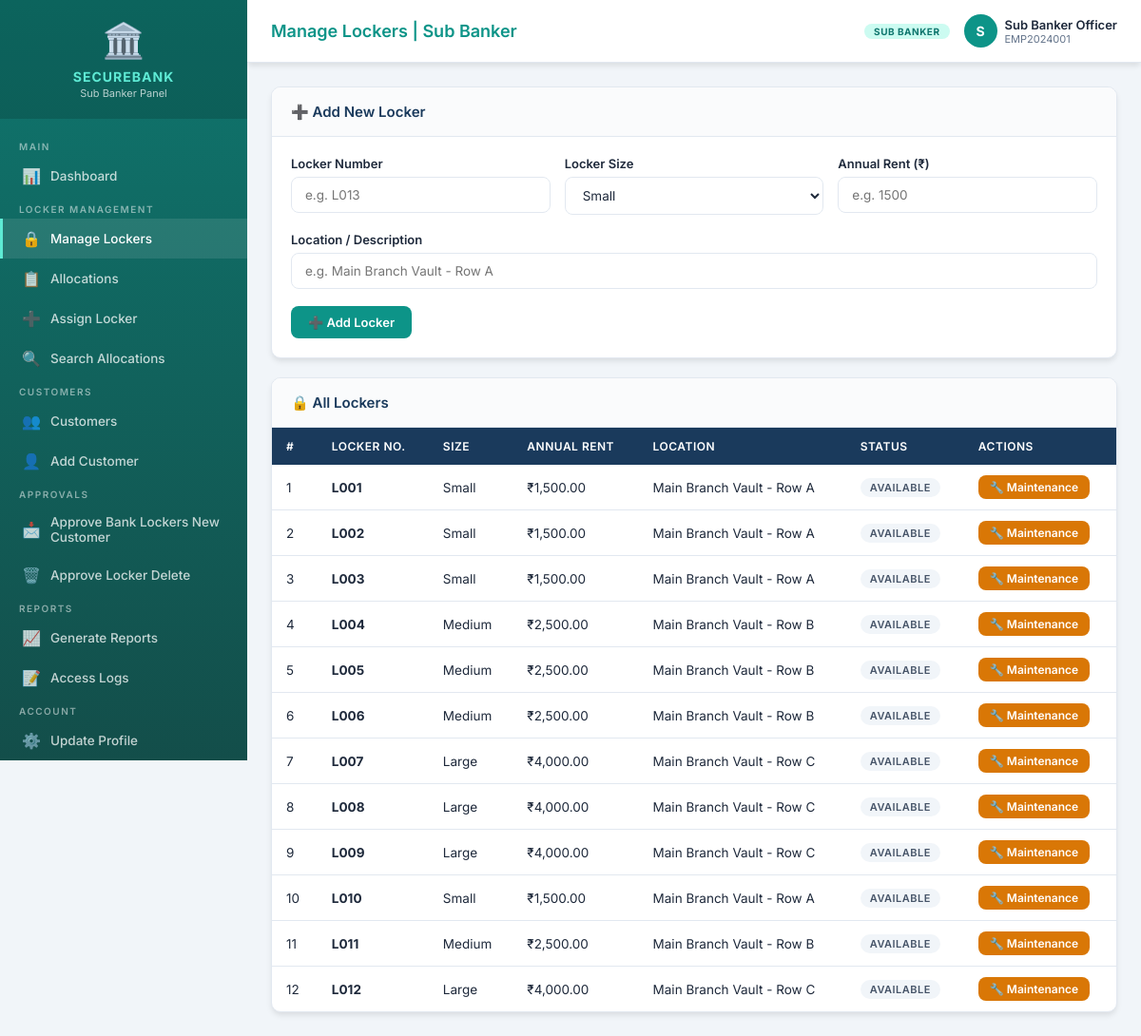
/sub_banker/lockers.php (signed in), run on the app's committed database.
### tables this page shows
CREATE TABLE IF NOT EXISTS lockers (
    id INT AUTO_INCREMENT PRIMARY KEY,
    locker_number VARCHAR(20) NOT NULL UNIQUE,
    locker_size ENUM('small', 'medium', 'large') NOT NULL,
    annual_rent DECIMAL(10,2) NOT NULL,
    status ENUM('available', 'allocated', 'maintenance') DEFAULT 'available',
    location VARCHAR(100) NOT NULL DEFAULT 'Main Branch Vault',
    created_at TIMESTAMP DEFAULT CURRENT_TIMESTAMP
);

### sub_banker/lockers.php (the view, shortened to what this page needs)
<?php
require_once '../includes/header_subbanker.php';
$conn = getDBConnection();
$lockers = $conn->query("SELECT * FROM lockers ORDER BY locker_number");
?>
<div class="card mb-20">
  <div class="card-header"><h3>➕ Add New Locker</h3></div>
  <div class="card-body">
    <form method="POST">
      <div class="form-grid-3">
        <div class="form-group">
          <label class="form-label">Locker Number</label>
          <input type="text" name="locker_number" class="form-control" placeholder="e.g. L013" required>
        </div>
        <div class="form-group">
          <label class="form-label">Locker Size</label>
          <select name="locker_size" class="form-control" required>
            <option value="small">Small</option>
          </select>
        </div>
        <div class="form-group">
          <label class="form-label">Annual Rent (₹)</label>
          <input type="number" name="annual_rent" class="form-control" placeholder="e.g. 1500" required min="1" step="0.01">
        </div>
      </div>
      <div class="form-group">
        <label class="form-label">Location / Description</label>
        <input type="text" name="location" class="form-control" placeholder="e.g. Main Branch Vault - Row A" required>
      </div>
      <button type="submit" class="btn btn-teal">➕ Add Locker</button>
    </form>
  </div>
</div>
<div class="card">
  <div class="card-header"><h3>🔒 All Lockers</h3></div>
  <div class="table-responsive">
    <table>
      <thead>
        <tr><th>#</th><th>Locker No.</th><th>Size</th><th>Annual Rent</th><th>Location</th><th>Status</th><th>Actions</th></tr>
      </thead>
      <tbody>
        <?php $i=1; while($l=$lockers->fetch_assoc()): ?>
        <tr>
          <td><?= $i++ ?></td>
          <td><strong><?= htmlspecialchars($l['locker_number']) ?></strong></td>
          <td><?= getLockerSizeLabel($l['locker_size']) ?></td>
          <td><?= formatCurrency($l['annual_rent']) ?></td>
          <td><?= htmlspecialchars($l['location']) ?></td>
          <td><?= getStatusBadge($l['status']) ?></td>
          <td>
            <?php if($l['status'] !== 'allocated'): ?>
            <?php if($l['status'] !== 'maintenance'): ?>
            <a href="?status=maintenance&id=<?= $l['id'] ?>" class="btn btn-warning btn-sm">🔧 Maintenance</a>
            <?php endif; ?>
            <?php else: ?>
            <span style="font-size:12px;color:#888;">Allocated</span>
            <?php endif; ?>
          </td>
        </tr>
        <?php endwhile; ?>
      </tbody>
    </table>
  </div>
</div>
<?php $conn->close(); require_once '../includes/footer_subbanker.php'; ?>

### includes/functions.php (shortened to what this page needs)
<?php
function formatCurrency($amount) {
    return '₹' . number_format($amount, 2);
}
function getLockerSizeLabel($size) {
    $labels = ['small' => 'Small', 'medium' => 'Medium', 'large' => 'Large'];
    return $labels[$size] ?? ucfirst($size);
}
function getStatusBadge($status) {
    $badges = [
        'available'  => '<span class="badge badge-success">Available</span>',
        'allocated'  => '<span class="badge badge-danger">Allocated</span>',
        'maintenance'=> '<span class="badge badge-warning">Maintenance</span>',
        'active'     => '<span class="badge badge-success">Active</span>',
        'inactive'   => '<span class="badge badge-secondary">Inactive</span>',
        'paid'       => '<span class="badge badge-success">Paid</span>',
        'pending'    => '<span class="badge badge-warning">Pending</span>',
        'overdue'    => '<span class="badge badge-danger">Overdue</span>',
        'surrendered'=> '<span class="badge badge-secondary">Surrendered</span>',
        'approved'   => '<span class="badge badge-success">Approved</span>',
        'rejected'   => '<span class="badge badge-danger">Rejected</span>',
        'unread'     => '<span class="badge badge-warning">Unread</span>',
        'read'       => '<span class="badge badge-secondary">Read</span>',
        'replied'    => '<span class="badge badge-success">Replied</span>',
    ];
    return $badges[$status] ?? '<span class="badge badge-secondary">' . ucfirst($status) . '</span>';
}

### css/style.css (style rules this page uses)
:root { --primary:#1a3a5c;--primary-light:#2563a8;--accent:#e8a020;--success:#16a34a;--danger:#dc2626;--warning:#d97706;--secondary:#64748b;--bg:#f1f5f9;--white:#ffffff;--border:#e2e8f0;--text:#1e293b;--text-muted:#64748b;--shadow:0 4px 6px -1px rgba(0,0,0,.1);--shadow-lg:0 10px 25px -3px rgba(0,0,0,.15);--radius:10px;--teal:#0d9488;--teal-light:#14b8a6;--teal-dark:#0f766e;--guide-purple:#7c3aed;--guide-purple-light:#8b5cf6 }
* { margin:0;padding:0;box-sizing:border-box }
body { font-family:'Inter',sans-serif;background:var(--bg);color:var(--text);font-size:14px }
.card { background:var(--white);border-radius:var(--radius);box-shadow:var(--shadow);border:1px solid var(--border);overflow:hidden }
.card-header { padding:16px 20px;border-bottom:1px solid var(--border);display:flex;align-items:center;justify-content:space-between;background:#fafbfc }
.card-header h3 { font-size:15px;font-weight:600;color:var(--primary) }
.card-body { padding:20px }
.table-responsive { overflow-x:auto }
table { width:100%;border-collapse:collapse;font-size:13.5px }
table thead th { background:var(--primary);color:white;padding:12px 15px;text-align:left;font-weight:600;font-size:12px;text-transform:uppercase;letter-spacing:.5px;white-space:nowrap }
table tbody td { padding:11px 15px;border-bottom:1px solid var(--border);vertical-align:middle }
table tbody tr:last-child td { border-bottom:none }
.form-group { margin-bottom:18px }
.form-label { display:block;font-size:13px;font-weight:600;color:var(--text);margin-bottom:6px }
.form-control { width:100%;padding:10px 14px;border:1.5px solid var(--border);border-radius:8px;font-size:13.5px;font-family:inherit;background:var(--white);color:var(--text);transition:border-color .2s,box-shadow .2s;outline:none }
.form-grid-3 { display:grid;grid-template-columns:1fr 1fr 1fr;gap:15px }
.btn { display:inline-flex;align-items:center;gap:6px;padding:9px 18px;border-radius:8px;border:none;font-size:13px;font-weight:600;cursor:pointer;text-decoration:none;transition:all .2s;font-family:inherit;white-space:nowrap }
.btn-warning { background:var(--warning);color:white }
.btn-teal { background:var(--teal);color:white }
.btn-sm { padding:5px 12px;font-size:12px }
.badge { display:inline-block;padding:3px 10px;border-radius:20px;font-size:11px;font-weight:600;text-transform:uppercase;letter-spacing:.5px }
.badge-secondary { background:#f1f5f9;color:#475569 }
.mb-20 { margin-bottom:20px }

### data on the page
lockers: locker_number "L001", locker_size "Small", annual_rent "₹1,500.00", location "Main Branch Vault - Row A", status "AVAILABLE"
lockers: locker_number "L002", locker_size "Small", annual_rent "₹1,500.00", location "Main Branch Vault - Row A", status "AVAILABLE"
lockers: locker_number "L003", locker_size "Small", annual_rent "₹1,500.00", location "Main Branch Vault - Row A", status "AVAILABLE"
lockers: locker_number "L004", locker_size "Medium", annual_rent "₹2,500.00", location "Main Branch Vault - Row B", status "AVAILABLE"
lockers: locker_number "L005", locker_size "Medium", annual_rent "₹2,500.00", location "Main Branch Vault - Row B", status "AVAILABLE"
lockers: locker_number "L006", locker_size "Medium", annual_rent "₹2,500.00", location "Main Branch Vault - Row B", status "AVAILABLE"
lockers: locker_number "L007", locker_size "Large", annual_rent "₹4,000.00", location "Main Branch Vault - Row C", status "AVAILABLE"
lockers: locker_number "L008", locker_size "Large", annual_rent "₹4,000.00", location "Main Branch Vault - Row C", status "AVAILABLE"
lockers: locker_number "L009", locker_size "Large", annual_rent "₹4,000.00", location "Main Branch Vault - Row C", status "AVAILABLE"
lockers: locker_number "L010", locker_size "Small", annual_rent "₹1,500.00", location "Main Branch Vault - Row A", status "AVAILABLE"
lockers: locker_number "L011", locker_size "Medium", annual_rent "₹2,500.00", location "Main Branch Vault - Row B", status "AVAILABLE"
lockers: locker_number "L012", locker_size "Large", annual_rent "₹4,000.00", location "Main Branch Vault - Row C", status "AVAILABLE"

### other printed values
$page_title "Manage Lockers | Sub Banker"
substr($_SESSION['subbanker_name']??'S',0,1) "S"
$_SESSION['subbanker_name'] "Sub Banker Officer"
$_SESSION['subbanker_eid'] "EMP2024001"
